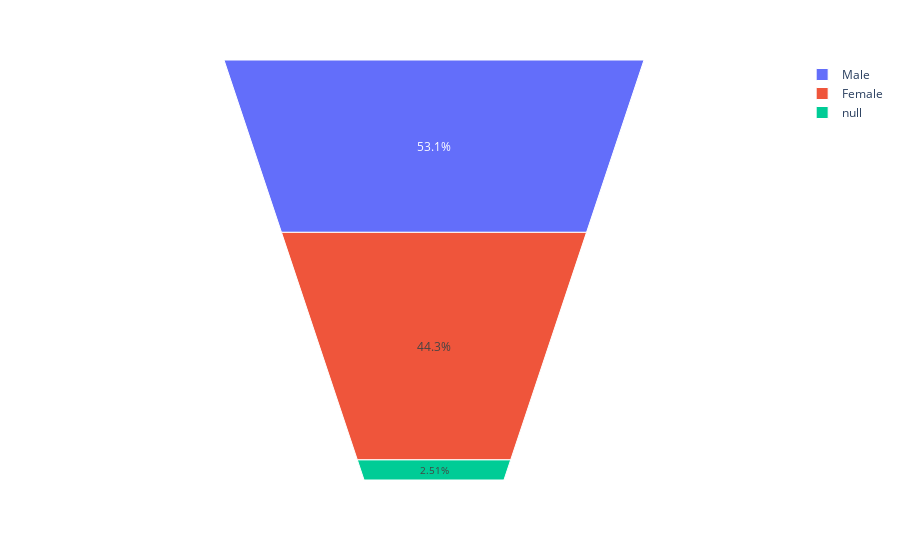

Notebook code for this chart:
### Code cell
px.funnel_area(penguins,names='sex',values='body_mass_g')

### Figure 1 — Plotly figure (JSON) as saved in the notebook; plotly's stock layout.template omitted (floating-point values rounded to 4 significant figures; data arrays with more than 128 entries replaced by an {"elided": "..."} marker saying what was removed)
{"data": [{"domain": {"x": [0, 1], "y": [0, 1]}, "hovertemplate": "sex=%{label}<br>body_mass_g=%{value}<extra></extra>", "labels": {"elided": "344 str values"}, "legendgroup": "", "name": "", "showlegend": true, "type": "funnelarea", "values": {"elided": "344 int values"}}], "layout": {"legend": {"tracegroupgap": 0}, "margin": {"t": 60}}}
